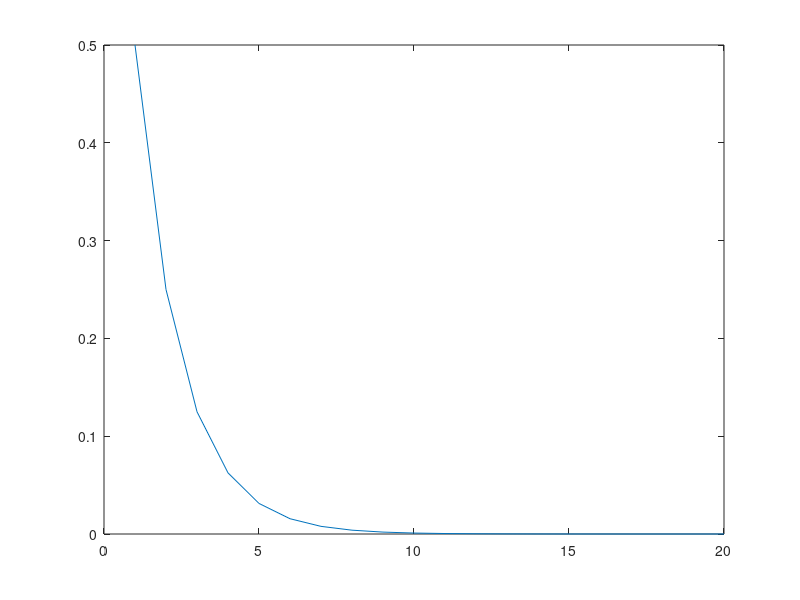
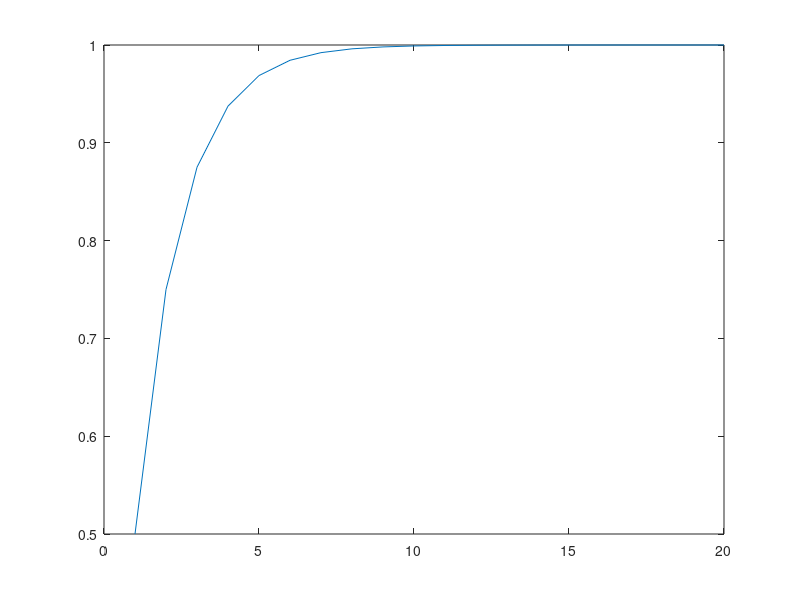

The MATLAB source for these figures, in order:
% geometric series sum
close all;
clear
N = 1:20;
for n = N
    s(n) = (1/2)^n;
end

figure(1)
plot(N, s);

for K = N
   n = K:-1:1;
   Sn(K) = sum((1/2).^n);
end
figure(2)
plot(N, Sn)
